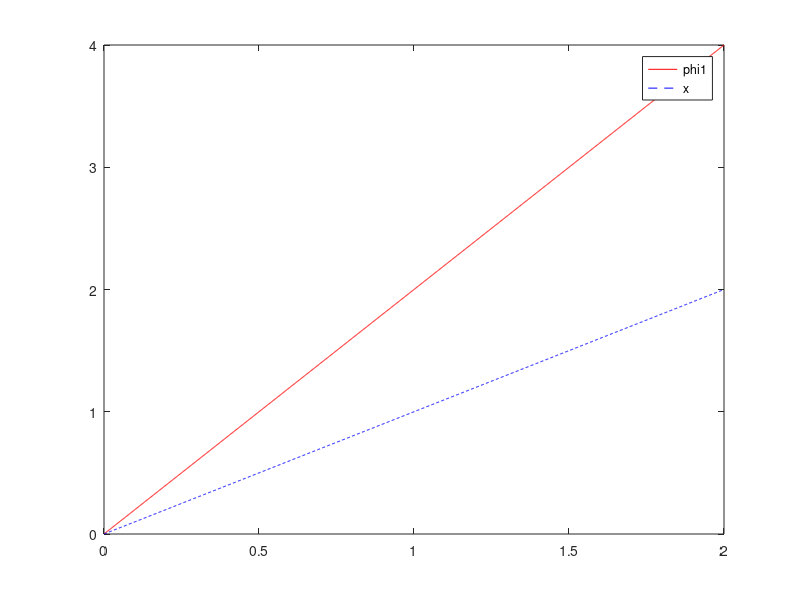
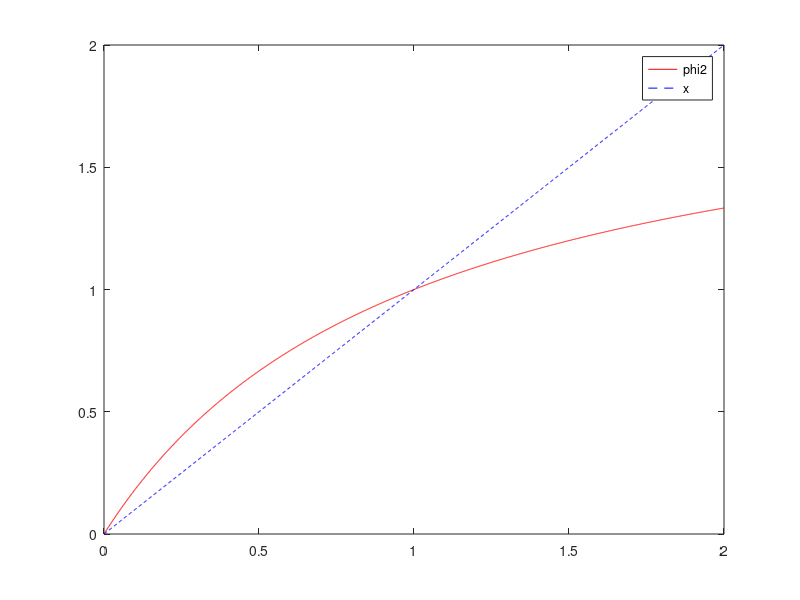
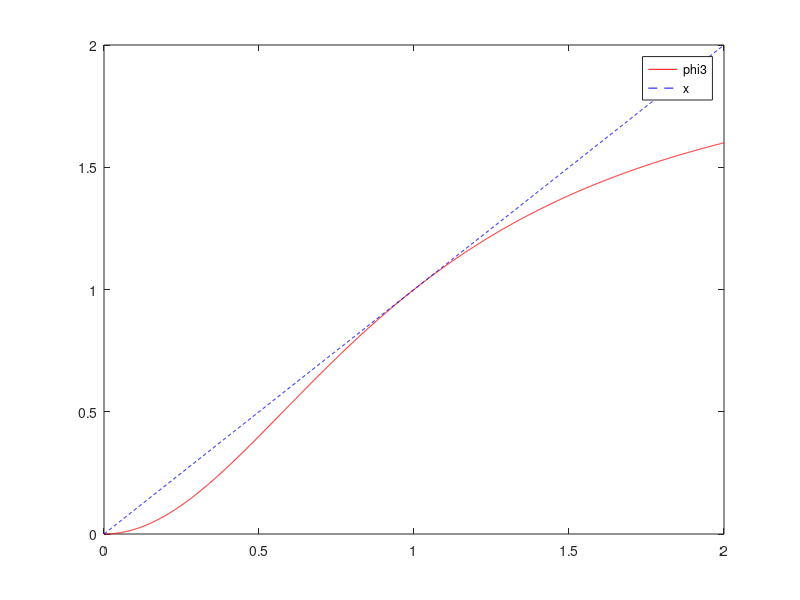

Write the MATLAB code that produced these figures, in order. (Note: this script raises an error after producing the figures.)
%% Excercise (3-a)
clear all; 
close all; 
clc; 


phi1 = @(x) (2 .* x); 
phi2 = @(x) ((2 .* x) ./ (1 + x)); 
phi3 = @(x) ((2 .* x .* x) ./ (1 + (x .* x)));

x = 0:0.001:2; 

figure(1) 
plot(x, phi1(x), '-r', 'DisplayName', 'phi1' ); hold on;
plot(x, x, '--b', 'DisplayName', 'x' ); hold off;
legend('show');

figure(2)
plot(x, phi2(x), '-r', 'DisplayName', 'phi2' ); hold on;
plot(x, x, '--b','DisplayName', 'x' ); hold on; 
legend('show');

figure(3)
plot(x, phi3(x), '-r', 'DisplayName', 'phi3' ); hold on;
plot(x, x, '--b', 'DisplayName', 'x' ); hold off;
legend('show');


%% Excercise (3-d)

% phi1
%--------------------------------------------------------------------------
% Initial guess
x0 = 1; 

% Tolerance 
TOL = 1e-6; 

% Number of ierations allowed 
NMAX = 200; 

% Find the FIXED POINT 
[p, res, nIter] = fixedPoint(phi1, x0, TOL, NMAX); 
fprintf('\np for phi1 is %f \n\n', p); 

% Number of ierations allowed 
NMAX = 1000; 

% Find the FIXED POINT 
[p, res, nIter] = fixedPoint(phi1, x0, TOL, NMAX); 
fprintf('\np for phi1 is %f \n\n', p); 


% phi2
%--------------------------------------------------------------------------
% Initial guess
x0 = 0.5; 

% Tolerance 
TOL = 1e-6; 

% Number of ierations allowed 
NMAX = 100; 

% Find the FIXED POINT 
[p, res, nIter] = fixedPoint(phi2, x0, TOL, NMAX); 
fprintf('\np for phi2 is %f, and Nuber of iterarions is %f \n\n', p, nIter);

% Initial guess
x0 = 0.2;

% Find the FIXED POINT 
[p, res, nIter] = fixedPoint(phi2, x0, TOL, NMAX); 
fprintf('\np for phi2 is %f, and Nuber of iterarions is %f \n\n', p, nIter);

% Initial guess
x0 = 2;

% Find the FIXED POINT 
[p, res, nIter] = fixedPoint(phi2, x0, TOL, NMAX); 
fprintf('\np for phi2 is %f, and Nuber of iterarions is %f \n\n', p, nIter);

% phi3
%--------------------------------------------------------------------------
% Initial guess
x0 = 0.8; 

% Tolerance 
TOL = 1e-6; 

% Number of ierations allowed 
NMAX = 100; 

% Find the FIXED POINT 
[p, res, nIter] = fixedPoint(phi3, x0, TOL, NMAX); 
fprintf('\np for phi3 is %f, and Nuber of iterarions is %f \n\n', p, nIter);

% Initial guess
x0 = 2; 

% Number of ierations allowed 
NMAX = 200;

% Find the FIXED POINT 
[p, res, nIter] = fixedPoint(phi3, x0, TOL, NMAX); 
fprintf('\np for phi3 is %f, and Nuber of iterarions is %f \n\n', p, nIter); 

% Number of ierations allowed 
NMAX = 2000;

% Find the FIXED POINT 
[p, res, nIter] = fixedPoint(phi3, x0, TOL, NMAX); 
fprintf('\np for phi3 is %f, and Nuber of iterarions is %f \n\n', p, nIter);




